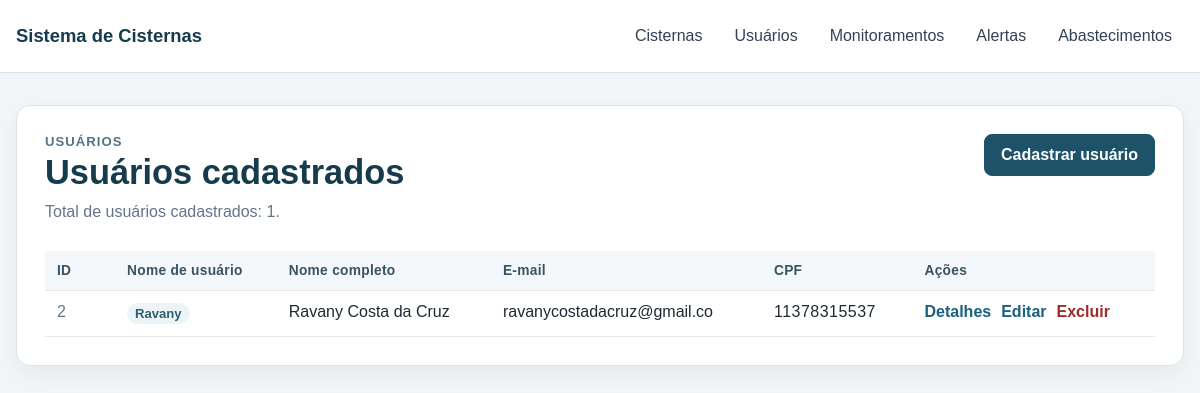
Screenshot of /usuarios/ with the database file from the repository.
### cisternas/models.py (models this page shows, shortened)
class Usuario(User):
    nome = models.CharField(max_length=255)
    cpf = models.CharField(max_length=11, unique=True)
    class Meta:
        ordering = ("nome", "username")

### cisternas/views.py (the view)
def usuario_listar(request):
    usuarios = Usuario.objects.order_by("nome", "username")
    contexto = {
        "titulo_pagina": "Usuários cadastrados",
        "usuarios": usuarios,
        "quantidade_usuarios": usuarios.count(),
    }
    return render(
        request,
        "usuario/listar.html",
        contexto,
    )

### cisternas/templates/usuario/listar.html (shortened to what this page needs)
{% extends "cisternas/base.html" %}
{% load static %}
{% block extra_head %}
<link
    rel="stylesheet"
    href="{% static 'cisternas/css/usuario_monitoramento.css' %}"
>
{% endblock %}
{% block content %}
<section class="painel">
    <div class="pagina-topo">
        <div>
            <p class="pagina-sobre">Usuários</p>
            <h1>{{ titulo_pagina }}</h1>
            <p class="pagina-descricao">
                Total de usuários cadastrados: {{ quantidade_usuarios }}.
            </p>
        </div>
        <a
            class="botao botao-primario"
            href="{% url 'usuario_criar' %}"
        >
            Cadastrar usuário
        </a>
    </div>
  {% if usuarios %}
    <div class="tabela-container">
        <table class="tabela-dados tabela-usuarios">
            <thead>
                <tr>
                    <th>ID</th>
                    <th>Nome de usuário</th>
                    <th>Nome completo</th>
                    <th>E-mail</th>
                    <th>CPF</th>
                    <th>Ações</th>
                </tr>
            </thead>
            <tbody>
                {% for usuario in usuarios %}
                    <tr>
                        <td>{{ usuario.id }}</td>
                        <td>
                            <span class="identificador-usuario">
                                {{ usuario.username }}
                            </span>
                        </td>
                        <td>{{ usuario.nome }}</td>
                        <td>{{ usuario.email }}</td>
                        <td>
                            <span class="cpf-texto">
                                {{ usuario.cpf }}
                            </span>
                        </td>
                        <td>
                            <div class="acoes-tabela">
                                <a
                                    class="link-tabela"
                                    href="{% url 'usuario_detalhar' usuario.pk %}"
                                >
                                    Detalhes
                                </a>
                                <a
                                    class="link-tabela"
                                    href="{% url 'usuario_editar' usuario.pk %}"
                                >
                                    Editar
                                </a>
                                <a
                                    class="link-perigo"
                                    href="{% url 'usuario_excluir' usuario.pk %}"
                                >
                                    Excluir
                                </a>
                            </div>
                        </td>
                    </tr>
                {% endfor %}
            </tbody>
        </table>
    </div>
    {% endif %}
</section>
{% endblock %}

### cisternas/static/cisternas/css/base.css (style rules this page uses)
* { box-sizing: border-box; }
:root { font-family: Arial, Helvetica, sans-serif; color: #1f2937; background: #f3f6f8; }
body { margin: 0; min-height: 100vh; background: #f3f6f8; }
button, a { -webkit-tap-highlight-color: transparent; }
.painel { padding: 28px; border: 1px solid #dbe4e9; border-radius: 14px; background: #ffffff; box-shadow: 0 8px 26px rgba(15, 23, 42, 0.06); }
.pagina-topo { margin-bottom: 26px; display: flex; align-items: flex-start; justify-content: space-between; gap: 24px; }
.pagina-topo h1 { margin: 4px 0 8px; color: #163b4c; font-size: clamp(1.65rem, 3vw, 2.15rem); }
.pagina-sobre { margin: 0; color: #527286; font-size: 0.82rem; font-weight: 700; letter-spacing: 0.08em; text-transform: uppercase; }
.pagina-descricao { max-width: 720px; margin: 0; color: #64748b; line-height: 1.55; }
.botao { min-height: 42px; padding: 10px 16px; border: 1px solid transparent; border-radius: 8px; display: inline-flex; align-items: center; justify-content: center; gap: 8px; cursor: pointer; font-weight: 700; text-decoration: none; }
.botao-primario { border-color: #1d5269; background: #1d5269; color: #ffffff; }
.tabela-container { width: 100%; overflow-x: auto; }
.tabela-dados { width: 100%; border-collapse: collapse; min-width: 760px; }
.tabela-dados th, .tabela-dados td { padding: 12px; border-bottom: 1px solid #e4eaee; text-align: left; vertical-align: top; }
.tabela-dados th { background: #f5f8fa; color: #395364; font-size: 0.86rem; letter-spacing: 0.02em; }
.link-tabela { color: #1b607e; font-weight: 700; text-decoration: none; }
.acoes-tabela { display: flex; flex-wrap: wrap; gap: 10px; }
.link-perigo { color: #a12b2b; font-weight: 700; text-decoration: none; }

### cisternas/static/cisternas/css/usuario_monitoramento.css (style rules this page uses)
.identificador-usuario { display: inline-flex; width: fit-content; padding: 3px 8px; border-radius: 999px; background: #edf4f7; color: #315c70; font-size: 0.82rem; font-weight: 700; }
.cpf-texto { font-variant-numeric: tabular-nums; letter-spacing: 0.03em; white-space: nowrap; }
.tabela-usuarios td:nth-child(1), .tabela-monitoramentos td:nth-child(1) { width: 70px; color: #637782; }
.tabela-usuarios td:nth-child(5) { min-width: 130px; }

### rows the page displays
Usuario: id "2", username "Ravany", nome "Ravany Costa da Cruz", email "ravanycostadacruz@gmail.co", cpf "11378315537"

### other values shown
{{ titulo_pagina }} "Usuários cadastrados"
{{ quantidade_usuarios }} "1"
